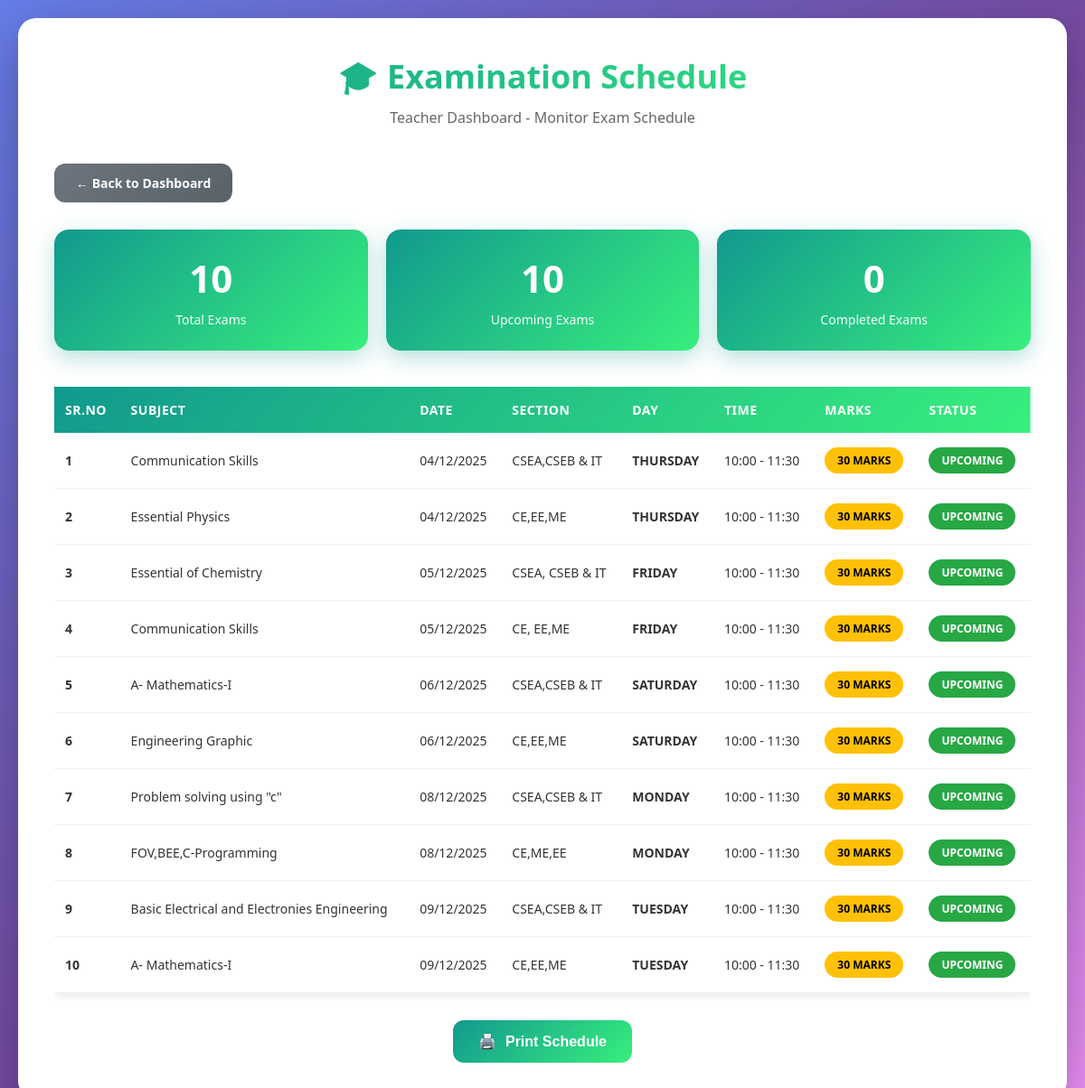
/teacher/teacher_view.php (signed in), run on the app's committed database.
### tables this page shows
CREATE TABLE `nit_importnoticess` (
  `id` int(11) NOT NULL,
  `subject` varchar(255) NOT NULL,
  `exam_date` date NOT NULL,
  `section` varchar(255) NOT NULL,
  `day` varchar(50) NOT NULL,
  `time` varchar(100) NOT NULL,
  `marks` varchar(50) NOT NULL,
  `department_id` int(11) DEFAULT NULL,
  `created_at` timestamp NOT NULL DEFAULT current_timestamp(),
  `updated_at` timestamp NOT NULL DEFAULT current_timestamp() ON UPDATE current_timestamp()
);

### teacher/teacher_view.php (the view, shortened to what this page needs)
<?php
require_once '../db.php';
$department_id = $_SESSION['department_id'] ?? null;
$fetch_query = "SELECT * FROM nit_importnoticess WHERE department_id = '$department_id' ORDER BY exam_date ASC, time ASC";
$result = mysqli_query($conn, $fetch_query);
$total_exams = mysqli_num_rows($result);
$upcoming_exams = 0;
$today = date('Y-m-d');
mysqli_data_seek($result, 0);
while($row = mysqli_fetch_assoc($result)) {
    if($row['exam_date'] >= $today) {
        $upcoming_exams++;
    }
}
mysqli_data_seek($result, 0);
?>
<!DOCTYPE html>
<html lang="en">
<head>
</head>
<body>
    <div class="container">
        <div class="header">
            <h1>🎓 Examination Schedule</h1>
            <p class="subtitle">Teacher Dashboard - Monitor Exam Schedule</p>
        </div>
        <div class="nav-buttons">
            <a href="index.php" class="btn btn-secondary">← Back to Dashboard</a>
        </div>
        <div class="stats-bar">
            <div class="stat-card">
                <div class="stat-number"><?php echo $total_exams; ?></div>
                <div class="stat-label">Total Exams</div>
            </div>
            <div class="stat-card">
                <div class="stat-number"><?php echo $upcoming_exams; ?></div>
                <div class="stat-label">Upcoming Exams</div>
            </div>
            <div class="stat-card">
                <div class="stat-number"><?php echo $total_exams - $upcoming_exams; ?></div>
                <div class="stat-label">Completed Exams</div>
            </div>
        </div>
        <div class="table-container">
            <?php if($result && mysqli_num_rows($result) > 0): ?>
                <table>
                    <thead>
                        <tr>
                            <th>Sr.No</th>
                            <th>Subject</th>
                            <th>Date</th>
                            <th>Section</th>
                            <th>Day</th>
                            <th>Time</th>
                            <th>Marks</th>
                            <th>Status</th>
                        </tr>
                    </thead>
                    <tbody>
                        <?php
                        $sr_no = 1;
                        mysqli_data_seek($result, 0);
                        while($row = mysqli_fetch_assoc($result)):
                            $is_upcoming = $row['exam_date'] >= $today;
                        ?>
                        <tr>
                            <td><strong><?php echo $sr_no++; ?></strong></td>
                            <td><?php echo htmlspecialchars($row['subject']); ?></td>
                            <td><?php echo date('d/m/Y', strtotime($row['exam_date'])); ?></td>
                            <td><?php echo htmlspecialchars($row['section']); ?></td>
                            <td><strong><?php echo htmlspecialchars($row['day']); ?></strong></td>
                            <td><?php echo htmlspecialchars($row['time']); ?></td>
                            <td><span class="badge badge-marks"><?php echo htmlspecialchars($row['marks']); ?> Marks</span></td>
                            <td>
                                <?php if($is_upcoming): ?>
                                    <span class="badge badge-upcoming">Upcoming</span>
                                <?php else: ?>
                                    <span class="badge badge-past">Completed</span>
                                <?php endif; ?>
                            </td>
                        </tr>
                        <?php endwhile; ?>
                    </tbody>
                </table>
                <center>
                    <button class="print-btn" onclick="window.print()">
                        <span>🖨️</span>
                        <span>Print Schedule</span>
                    </button>
                </center>
            <?php endif; ?>
        </div>
    </div>
</body>
</html>

### teacher/teacher_view.php (style rules this page uses)
* { margin: 0; padding: 0; box-sizing: border-box; }
body { background: linear-gradient(135deg, #667eea 0%, #764ba2 50%, #f093fb 100%); font-family: 'Segoe UI', Tahoma, Geneva, Verdana, sans-serif; padding: 20px; min-height: 100vh; }
.container { max-width: 1200px; margin: 0 auto; background: white; padding: 40px; border-radius: 20px; box-shadow: 0 20px 60px rgba(0,0,0,0.3); }
.header { text-align: center; margin-bottom: 40px; }
h1 { color: #333; font-size: 36px; margin-bottom: 10px; background: linear-gradient(135deg, #11998e, #38ef7d); -webkit-background-clip: text; -webkit-text-fill-color: transparent; }
.subtitle { color: #666; font-size: 16px; }
.nav-buttons { display: flex; gap: 15px; margin-bottom: 30px; flex-wrap: wrap; }
.btn { padding: 12px 24px; border-radius: 12px; text-decoration: none; font-weight: 600; transition: all 0.3s; display: inline-block; border: none; cursor: pointer; font-size: 14px; }
.btn-secondary { background: linear-gradient(135deg, #6c757d, #5a6268); color: white; }
.stats-bar { display: grid; grid-template-columns: repeat(auto-fit, minmax(200px, 1fr)); gap: 20px; margin-bottom: 40px; }
.stat-card { background: linear-gradient(135deg, #11998e 0%, #38ef7d 100%); color: white; padding: 25px; border-radius: 16px; text-align: center; box-shadow: 0 8px 25px rgba(17, 153, 142, 0.3); transition: all 0.3s; }
.stat-number { font-size: 42px; font-weight: 800; margin-bottom: 8px; }
.stat-label { font-size: 14px; opacity: 0.95; font-weight: 500; }
.table-container { overflow-x: auto; margin-top: 30px; }
table { width: 100%; border-collapse: collapse; box-shadow: 0 2px 10px rgba(0,0,0,0.1); }
thead { background: linear-gradient(135deg, #11998e, #38ef7d); }
thead th { padding: 16px 12px; color: white; text-align: left; font-weight: 600; font-size: 14px; text-transform: uppercase; letter-spacing: 0.5px; }
tbody tr { border-bottom: 1px solid #f0f0f0; transition: all 0.3s; }
tbody td { padding: 16px 12px; color: #333; font-size: 14px; }
.badge { display: inline-block; padding: 6px 14px; border-radius: 20px; font-size: 12px; font-weight: 700; text-transform: uppercase; }
.badge-marks { background: #ffc107; color: #000; }
.badge-upcoming { background: #28a745; color: white; }
.print-btn { background: linear-gradient(135deg, #11998e, #38ef7d); color: white; padding: 14px 28px; border: none; border-radius: 12px; cursor: pointer; font-size: 16px; font-weight: 600; margin-top: 30px; transition: all 0.3s; display: inline-flex; align-items: center; gap: 10px; }

### data on the page
nit_importnoticess: subject "Communication Skills", exam_date "04/12/2025", section "CSEA,CSEB & IT", day "THURSDAY", time "10:00 - 11:30", marks "30", shows "UPCOMING"
nit_importnoticess: subject "Essential Physics", exam_date "04/12/2025", section "CE,EE,ME", day "THURSDAY", time "10:00 - 11:30", marks "30", shows "UPCOMING"
nit_importnoticess: subject "Essential of Chemistry", exam_date "05/12/2025", section "CSEA, CSEB & IT", day "FRIDAY", time "10:00 - 11:30", marks "30", shows "UPCOMING"
nit_importnoticess: subject "Communication Skills", exam_date "05/12/2025", section "CE, EE,ME", day "FRIDAY", time "10:00 - 11:30", marks "30", shows "UPCOMING"
nit_importnoticess: subject "A- Mathematics-I", exam_date "06/12/2025", section "CSEA,CSEB & IT", day "SATURDAY", time "10:00 - 11:30", marks "30", shows "UPCOMING"
nit_importnoticess: subject "Engineering Graphic", exam_date "06/12/2025", section "CE,EE,ME", day "SATURDAY", time "10:00 - 11:30", marks "30", shows "UPCOMING"
nit_importnoticess: subject "Problem solving using \"c\"", exam_date "08/12/2025", section "CSEA,CSEB & IT", day "MONDAY", time "10:00 - 11:30", marks "30", shows "UPCOMING"
nit_importnoticess: subject "FOV,BEE,C-Programming", exam_date "08/12/2025", section "CE,ME,EE", day "MONDAY", time "10:00 - 11:30", marks "30", shows "UPCOMING"
nit_importnoticess: subject "Basic Electrical and Electronies Engineering", exam_date "09/12/2025", section "CSEA,CSEB & IT", day "TUESDAY", time "10:00 - 11:30", marks "30", shows "UPCOMING"
nit_importnoticess: subject "A- Mathematics-I", exam_date "09/12/2025", section "CE,EE,ME", day "TUESDAY", time "10:00 - 11:30", marks "30", shows "UPCOMING"

### other printed values
$total_exams "10"
$upcoming_exams "10"
$total_exams - $upcoming_exams "0"
